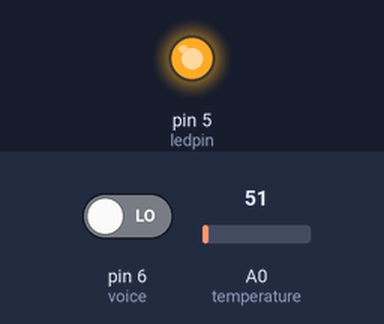
A sketch run on a simulated Arduino Uno, built with avr-gcc and run on an emulated ATmega328P. On the bench: output pins drawn as LEDs (lit = HIGH). The inputs (shaded band) are chosen by the test bench; at power-on: A0 (temperature) = 51, pin 6 (voice) LOW.

Above: at 1.2 s.
1.3 s: A0 (temperature) set to 40
2.8 s: A0 (temperature) set to 33
At 3.3 s:
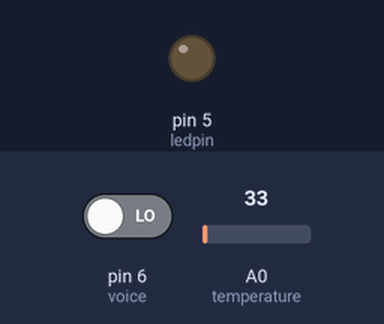
4.3 s: A0 (temperature) set to 61
At 5.5 s:
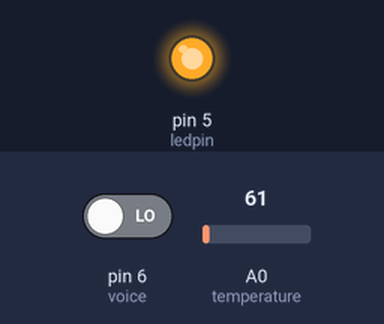
5.8 s: A0 (temperature) set to 30
At 6.8 s:
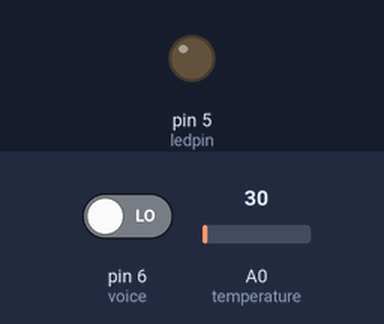
Timing chart, 0 to 8.3 s (numbered marks = the images above; inputs shaded):
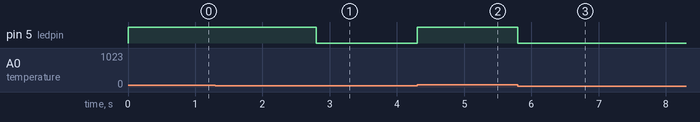

Measured:
- the behaviour switches between 37 and 36 on A0 (temperature) (found by bisection; images 0 and 1)
- after the input at 1.3 s, every drawn part: stays the same
- after the input at 2.8 s, pin 5 (ledpin): HIGH → LOW at once
- after the input at 4.3 s, pin 5 (ledpin): LOW → HIGH at once
- after the input at 5.8 s, pin 5 (ledpin): HIGH → LOW at once

The sketch:

sensor.ino
```cpp
int voice=6;
int temperature=A0;
int ledpin=5;
int voice_value=0;
int temp_value=0;

void setup() {
pinMode(voice,INPUT);
pinMode(ledpin,OUTPUT);
}

void loop() {
temp_value=analogRead(temperature);
voice_value=digitalRead(voice);
if(voice_value==1 || temp_value>=37){
  digitalWrite(ledpin,HIGH);
}else{
    digitalWrite(ledpin,LOW);
    }
}
```
